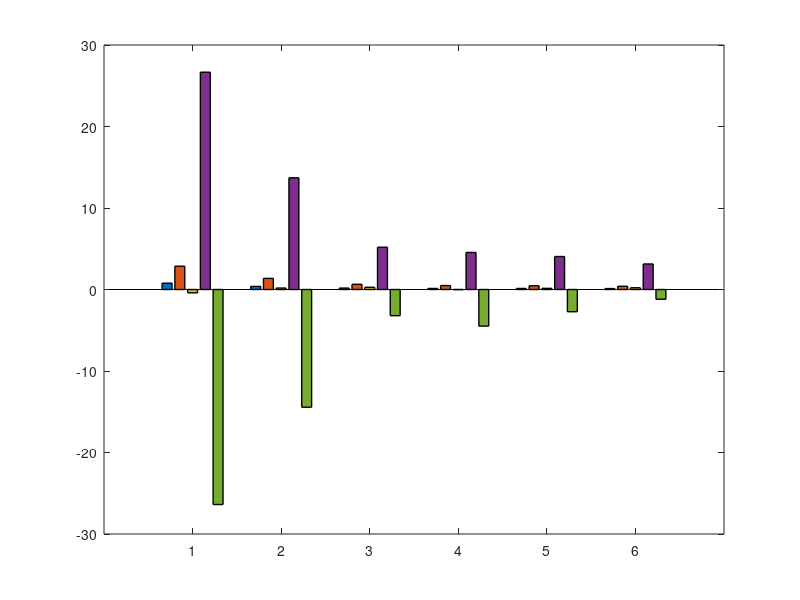

This chart was generated by the following MATLAB code: (Note: this script raises an error after producing the figure.)
% ============================================================
% Global Relative Sensitivity Metrics (Gr parameters - FINAL)
% Clean grouped bar plot (NO "data1")
% ============================================================

clear; clc; close all;

% -------------------------
% Data
% -------------------------
params = {'Gr\_cc','Gr\_teff','Gr\_ec','Gr\_f','Gr\_m','Gr\_treg'};

rd_msqr = [7.7858e-01  3.7870e-01  1.7492e-01  1.2921e-01  1.2668e-01  1.1554e-01];
rd_mabs = [2.8588e+00  1.3647e+00  6.3582e-01  4.8355e-01  4.5973e-01  3.9532e-01];
rd_mean = [-4.0868e-01  1.7898e-01  2.7381e-01 -1.2901e-02  1.4215e-01  2.1438e-01];
rd_max  = [2.6662e+01  1.3706e+01  5.1901e+00  4.5471e+00  4.0445e+00  3.1305e+00];
rd_min  = [-2.6384e+01 -1.4445e+01 -3.2111e+00 -4.4945e+00 -2.7280e+00 -1.1991e+00];

% Combine
Y = [rd_msqr(:), rd_mabs(:), rd_mean(:), rd_max(:), rd_min(:)];

% -------------------------
% Plot
% -------------------------
fig = figure('Color','w','Position',[9 9 700 450]);
b = bar(Y, 'grouped', 'LineWidth', 1.0);
hold on;

% -------------------------
% Colors
% -------------------------
b(1).FaceColor = [0.00 0.4470 0.7410];   % rd_msqr
b(2).FaceColor = [0.8500 0.3250 0.0980]; % rd_mabs
b(3).FaceColor = [0.4660 0.6740 0.1880]; % rd_mean
b(4).FaceColor = [0.6350 0.0780 0.1840]; % rd_max
b(5).FaceColor = [0.4940 0.1840 0.5560]; % rd_min

for i = 1:numel(b)
    b(i).EdgeColor = 'none';
end

% -------------------------
% Axes formatting
% -------------------------
ax = gca;
ax.XTick = 1:numel(params);
ax.XTickLabel = params;
ax.FontSize = 13;
ax.FontWeight = 'bold';
ax.LineWidth = 1.2;
ax.Box = 'off';
ax.TickDir = 'out';
xtickangle(35);

xlabel('Parameters', 'FontSize', 14, 'FontWeight', 'bold');
ylabel(' Sensitivity Index', 'FontSize', 14, 'FontWeight', 'bold');


% -------------------------
% Zero line (hidden from legend)
% -------------------------
hline = yline(0, 'k-', 'LineWidth', 1.2);
hline.Annotation.LegendInformation.IconDisplayStyle = 'off';

% -------------------------
% Clean legend (NO data1)
% -------------------------
lgd = legend([b(1), b(2), b(3), b(4), b(5)], ...
       {'rd\_msqr','rd\_mabs','rd\_mean','rd\_max','rd\_min'}, ...
       'Location','northeast', ...
       'FontSize',12, ...
       'Box','on');
lgd.AutoUpdate = 'off';

% -------------------------
% Grid
% -------------------------
grid on;
ax.GridAlpha = 0.15;

% -------------------------
% Save high-resolution
% -------------------------
exportgraphics(fig, 'N115_Gr_relative_sensitivity_HIGH_DYNAMIC.png', 'Resolution', 600);
savefig(fig, 'N115_Gr_relative_sensitivity_HIGH_DYNAMIC.fig');
